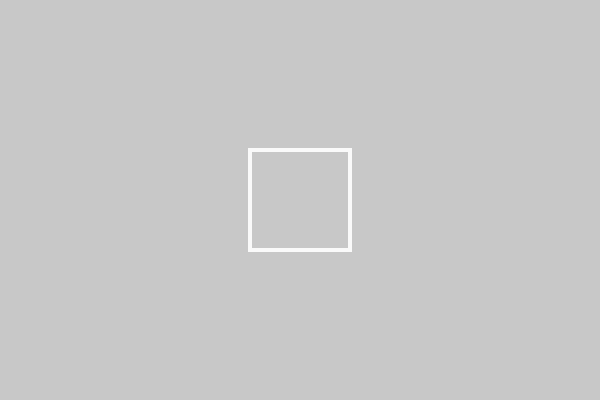
Frame 1 (no input)
Frame 60 (no input): identical to frame 1, image omitted
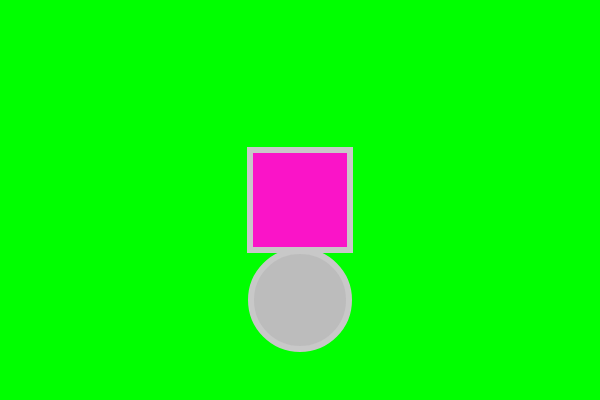
Frame 120 (the mouse pressed at the canvas centre since frame 60)

The p5.js sketch that drew these frames (run headless with seeded random() and noise() and a simulated clock; from frame 60 on, the mouse is pressed at the canvas centre):

// p5.js sketch
// ── sketch.js
// In this script.. the circle is toggled to appear on top of the
// square in the center on if the mouse click has been toggled.

var par;
var strcol;
var strweight;

var on = false;

function setup() {
	createCanvas(600,400);
}

function draw() {
	background(200);
	stroke(250);
	strokeWeight(4);
	noFill();

	if (mouseX > 250 && mouseX < 350 && mouseY > 150 && mouseY < 250) {
		if (on){
			stroke(150);
			strokeWeight(2);

			fill(188);
			ellipse(300,100, 98, 98);
		}

		if (mouseIsPressed) {
			background(0, 255, 0);

			stroke(200);
			strokeWeight(6);

			ellipse(300,300,98,98);
		}
		fill(250, 20, 200);

	}

	rectMode(CENTER);
	rect(300,200,100,100);
}

function mousePressed () {
	if (mouseX > 250 && mouseX < 350 && mouseY > 150 && mouseY < 250) {
		//on = true;

		// if (on) {
		// 	on = false;
		// } else {
		// 	on = true;
		// }

		on =! on;
	}
	//par = createP("This got run! ");

}
